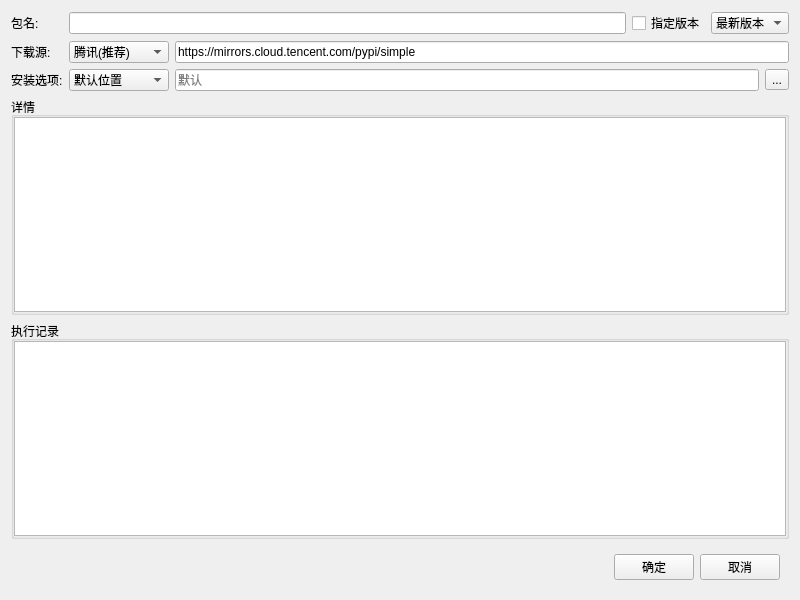
<?xml version="1.0" encoding="UTF-8"?>
<ui version="4.0">
 <class>Form</class>
 <widget class="QWidget" name="Form">
  <property name="geometry">
   <rect>
    <x>0</x>
    <y>0</y>
    <width>800</width>
    <height>600</height>
   </rect>
  </property>
  <property name="windowTitle">
   <string>安装</string>
  </property>
  <layout class="QVBoxLayout" name="verticalLayout">
   <item>
    <layout class="QHBoxLayout" name="horizontalLayout_4">
     <item>
      <layout class="QFormLayout" name="formLayout">
       <item row="0" column="0">
        <widget class="QLabel" name="label_2">
         <property name="text">
          <string>包名:</string>
         </property>
        </widget>
       </item>
       <item row="1" column="0">
        <widget class="QLabel" name="label">
         <property name="text">
          <string>下载源:</string>
         </property>
        </widget>
       </item>
       <item row="1" column="1">
        <layout class="QHBoxLayout" name="horizontalLayout_3">
         <item>
          <widget class="QComboBox" name="comboBox_source">
           <property name="enabled">
            <bool>true</bool>
           </property>
           <property name="minimumSize">
            <size>
             <width>100</width>
             <height>0</height>
            </size>
           </property>
           <property name="maximumSize">
            <size>
             <width>100</width>
             <height>16777215</height>
            </size>
           </property>
           <item>
            <property name="text">
             <string>腾讯(推荐)</string>
            </property>
           </item>
           <item>
            <property name="text">
             <string>官方</string>
            </property>
           </item>
           <item>
            <property name="text">
             <string>清华大学</string>
            </property>
           </item>
           <item>
            <property name="text">
             <string>阿里</string>
            </property>
           </item>
           <item>
            <property name="text">
             <string>豆瓣</string>
            </property>
           </item>
           <item>
            <property name="text">
             <string>自定义</string>
            </property>
           </item>
          </widget>
         </item>
         <item>
          <widget class="QLineEdit" name="lineEdit_source">
           <property name="text">
            <string>https://mirrors.cloud.tencent.com/pypi/simple</string>
           </property>
           <property name="alignment">
            <set>Qt::AlignLeading|Qt::AlignLeft|Qt::AlignVCenter</set>
           </property>
           <property name="readOnly">
            <bool>true</bool>
           </property>
           <property name="placeholderText">
            <string>腾讯镜像源</string>
           </property>
          </widget>
         </item>
        </layout>
       </item>
       <item row="2" column="0">
        <widget class="QLabel" name="label_3">
         <property name="text">
          <string>安装选项:</string>
         </property>
        </widget>
       </item>
       <item row="2" column="1">
        <layout class="QHBoxLayout" name="horizontalLayout">
         <item>
          <widget class="QComboBox" name="comboBox_dir">
           <property name="minimumSize">
            <size>
             <width>100</width>
             <height>0</height>
            </size>
           </property>
           <property name="maximumSize">
            <size>
             <width>100</width>
             <height>16777215</height>
            </size>
           </property>
           <item>
            <property name="text">
             <string>默认位置</string>
            </property>
           </item>
           <item>
            <property name="text">
             <string>用户目录</string>
            </property>
           </item>
           <item>
            <property name="text">
             <string>仅下载</string>
            </property>
           </item>
           <item>
            <property name="text">
             <string>自定义</string>
            </property>
           </item>
          </widget>
         </item>
         <item>
          <widget class="QLineEdit" name="lineEdit_dir">
           <property name="readOnly">
            <bool>true</bool>
           </property>
           <property name="placeholderText">
            <string>默认</string>
           </property>
          </widget>
         </item>
         <item>
          <widget class="QToolButton" name="toolButton">
           <property name="text">
            <string>...</string>
           </property>
          </widget>
         </item>
        </layout>
       </item>
       <item row="0" column="1">
        <layout class="QHBoxLayout" name="horizontalLayout_7">
         <item>
          <widget class="QLineEdit" name="lineEdit_name">
           <property name="text">
            <string/>
           </property>
          </widget>
         </item>
         <item>
          <widget class="QCheckBox" name="checkBox_version">
           <property name="text">
            <string>指定版本</string>
           </property>
          </widget>
         </item>
         <item>
          <widget class="QComboBox" name="comboBox_version">
           <property name="enabled">
            <bool>true</bool>
           </property>
           <property name="minimumSize">
            <size>
             <width>0</width>
             <height>0</height>
            </size>
           </property>
           <property name="maximumSize">
            <size>
             <width>16777215</width>
             <height>16777215</height>
            </size>
           </property>
           <property name="editable">
            <bool>false</bool>
           </property>
           <item>
            <property name="text">
             <string>最新版本</string>
            </property>
           </item>
          </widget>
         </item>
        </layout>
       </item>
      </layout>
     </item>
    </layout>
   </item>
   <item>
    <widget class="QGroupBox" name="groupBox">
     <property name="title">
      <string>详情</string>
     </property>
     <layout class="QHBoxLayout" name="horizontalLayout_5">
      <property name="leftMargin">
       <number>0</number>
      </property>
      <property name="topMargin">
       <number>0</number>
      </property>
      <property name="rightMargin">
       <number>0</number>
      </property>
      <property name="bottomMargin">
       <number>0</number>
      </property>
      <item>
       <widget class="QTextEdit" name="textEdit_desc"/>
      </item>
     </layout>
    </widget>
   </item>
   <item>
    <widget class="QGroupBox" name="groupBox_2">
     <property name="title">
      <string>执行记录</string>
     </property>
     <layout class="QHBoxLayout" name="horizontalLayout_6">
      <property name="leftMargin">
       <number>0</number>
      </property>
      <property name="topMargin">
       <number>0</number>
      </property>
      <property name="rightMargin">
       <number>0</number>
      </property>
      <property name="bottomMargin">
       <number>0</number>
      </property>
      <item>
       <widget class="QTextEdit" name="textEdit_log"/>
      </item>
     </layout>
    </widget>
   </item>
   <item>
    <widget class="QWidget" name="widget" native="true">
     <property name="maximumSize">
      <size>
       <width>16777215</width>
       <height>50</height>
      </size>
     </property>
     <layout class="QVBoxLayout" name="verticalLayout_2">
      <item>
       <layout class="QHBoxLayout" name="horizontalLayout_2">
        <item>
         <spacer name="horizontalSpacer">
          <property name="orientation">
           <enum>Qt::Horizontal</enum>
          </property>
          <property name="sizeHint" stdset="0">
           <size>
            <width>40</width>
            <height>20</height>
           </size>
          </property>
         </spacer>
        </item>
        <item>
         <widget class="QPushButton" name="pushButton_ok">
          <property name="text">
           <string>确定</string>
          </property>
         </widget>
        </item>
        <item>
         <widget class="QPushButton" name="pushButton_cancel">
          <property name="text">
           <string>取消</string>
          </property>
         </widget>
        </item>
       </layout>
      </item>
     </layout>
    </widget>
   </item>
  </layout>
 </widget>
 <resources/>
 <connections/>
</ui>
